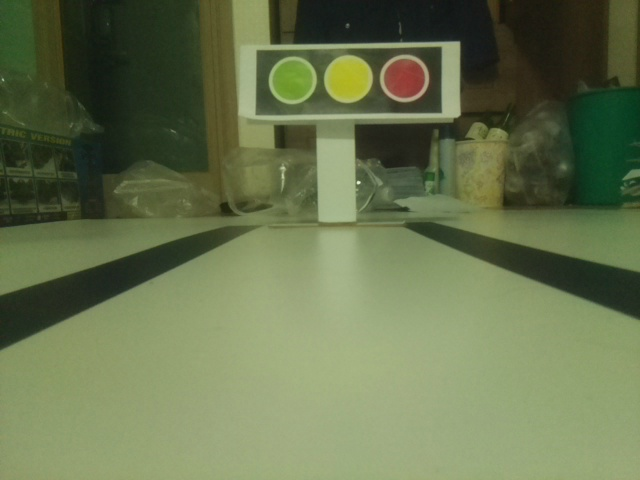
#> input picture lv1/lv1#3 sorting out/straight.jpg, 640 x 480 px
$ python lv1.py
#> lines starting #> are read from the running program, lines starting #| are printed output that depends on the picture; after the words box and inside, x2 and y2 are one past the last pixel; in counts of white or black regions, pixels touching at a corner belong together; long printed decimals are rounded
# Python 2/3 compatibility
from __future__ import print_function

import cv2
import numpy as np
import sys
import math

def angle(dx,dy):
    return math.atan2(dy,dx)*180/math.pi

def circle():
    a, b, c = circles.shape
    if b>2:
        for i in range(b):
            cv2.circle(src, (circles[0][i][0], circles[0][i][1]), circles[0][i][2], (0, 0, 255), 3, cv2.LINE_AA)
            print(i,"circle's BGR value is",src[circles[0][i][1],circles[0][i][0]])

def line():
    a,b,c = lines.shape
    (d,e)=(row/2,row/2)
    (f,g)=(-1,-1)
    for i in range(a):
        (x1,y1,x2,y2)=(lines[i][0][0],lines[i][0][1],lines[i][0][2],lines[i][0][3])
        if max(y1,y2)>row/2 and min(x1,x2)<col/2 and angle(x2-x1,y2-y1)<0 and max(y1,y2)>d:
            d=max(y1,y2)
            f=i
        if max(y1,y2)>row/2 and max(x1,x2)>col/2 and angle(x2-x1,y2-y1)>0 and max(y1,y2)>e:
            e=max(y1,y2)
            g=i
    if f != -1:
        (x1,y1,x2,y2)=(lines[f][0][0],lines[f][0][1],lines[f][0][2],lines[f][0][3])
        print ("left side angle is",angle(x2-x1,y2-y1))
        cv2.line(src, (x1,y1),(x2,y2), (0, 0, 255), 3, cv2.LINE_AA)
    if g != -1:
        (x1,y1,x2,y2)=(lines[g][0][0],lines[g][0][1],lines[g][0][2],lines[g][0][3])
        print ("right side angle is",angle(x2-x1,y2-y1))
        cv2.line(src, (x1,y1),(x2,y2), (0, 0, 255), 3, cv2.LINE_AA)

if __name__ == '__main__':
    print(__doc__)

    fn = "straight.jpg"

    while True:
        src = cv2.imread(fn)
#> src is the input picture: shape (480, 640, 3); mean B, G, R 78.4, 115.7, 103.8
        dst = cv2.Canny(src, 10, 50)
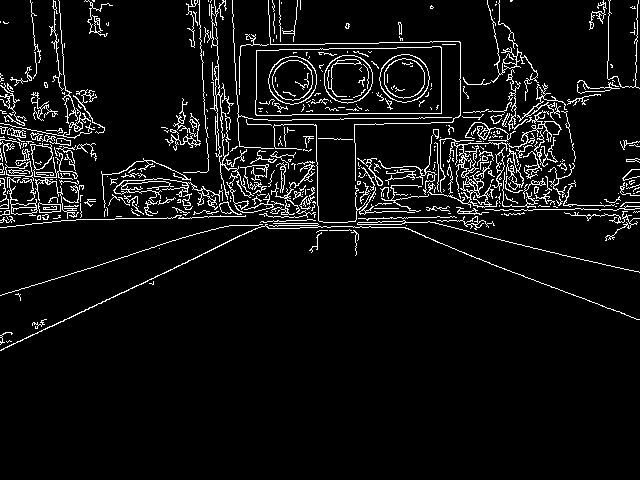
#> dst: shape (480, 640); 6.5% white in thin lines or dots, all inside (x1, y1, x2, y2) = (0, 0, 640, 351)
        row,col,ch=src.shape
#> row = 480; col = 640; ch = 3
        img = cv2.cvtColor(src, cv2.COLOR_BGR2GRAY)
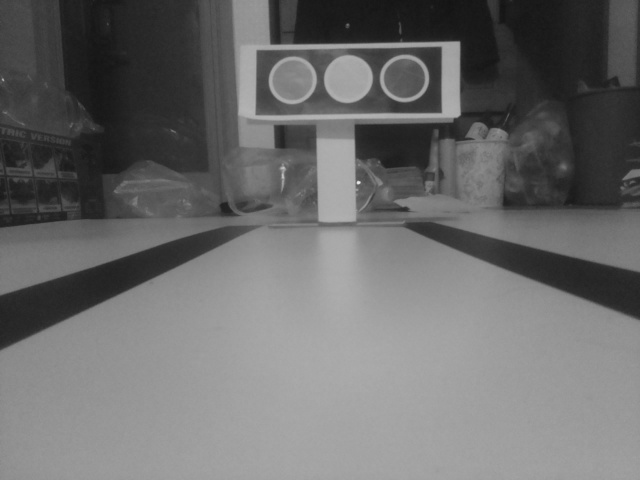
#> img: shape (480, 640); min 19, max 234, mean 107.9
        img = cv2.medianBlur(img, 5)
        lines = cv2.HoughLinesP(dst, 1, math.pi/180.0, 40, np.array([]), 50, 10)
#> lines = 143 rows, first 6: [478, 234, 639, 272], [425, 237, 638, 319], [474, 209, 634, 209], [54, 279, 204, 231], [355, 171, 410, 166], [425, 192, 569, 189]
        circles = cv2.HoughCircles(img, cv2.HOUGH_GRADIENT, 1, 10, np.array([]), 100, 30, 1, 30)
#> circles = [[292.5, 79.5, 23.8], [348.5, 78.5, 24.1], [404.5, 77.5, 19.6]]
        if lines is not None:
            line()
#> the loop in line, `for i in range(a):` made 143 passes
#> (x1, y1, x2, y2, e) on passes 1 to 2: (478, 234, 639, 272, 272), (425, 237, 638, 319, 319)
#> (x1, y1, x2, y2, d) on passes 4, 28: (54, 279, 204, 231, 279), (1, 349, 201, 255, 349)
#> after the loop in line, `for i in range(a):`: d = 349; e = 319; f = 27; g = 1
#> in line, `(x1,y1,x2,y2)=(lines[f][0][0],lines[f][0][1],lines[f][0][2],lines[f][0..`: y1 = 349; x2 = 201; y2 = 255
#| left side angle is -25.174
#> in line, `(x1,y1,x2,y2)=(lines[g][0][0],lines[g][0][1],lines[g][0][2],lines[g][0..`: x1 = 425; y1 = 237; x2 = 638; y2 = 319
#| right side angle is 21.056
#> in line, `cv2.line(src, (x1,y1),(x2,y2), (0, 0, 255), 3, cv2.LINE_AA)`:
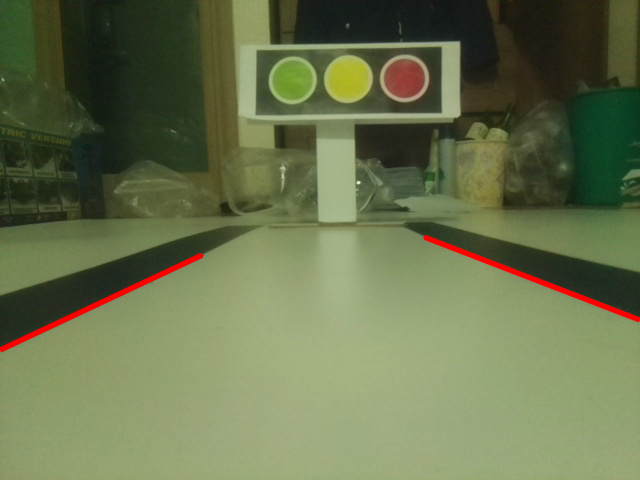
#> src: shape (480, 640, 3); mean B, G, R 77.9, 115, 105.2
        if circles is not None:
            circle()
#> after the loop in circle, `for i in range(b):`:
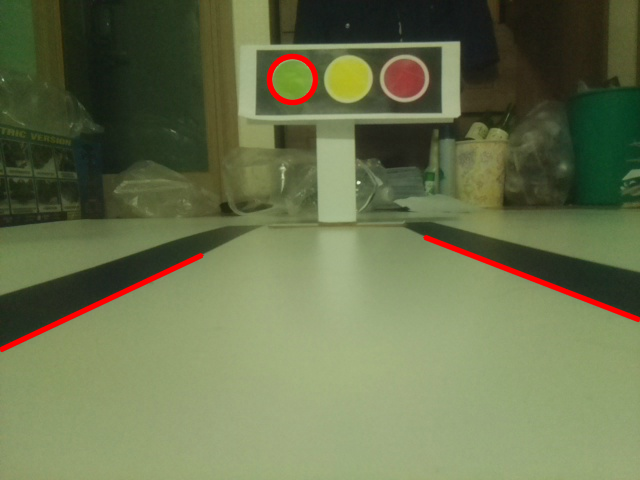
#> src: shape (480, 640, 3); 0.33% of pixels changed, all inside (x1, y1, x2, y2) = (266, 53, 319, 106)
#> (the run stopped early here; a loop or call above may not have finished)
